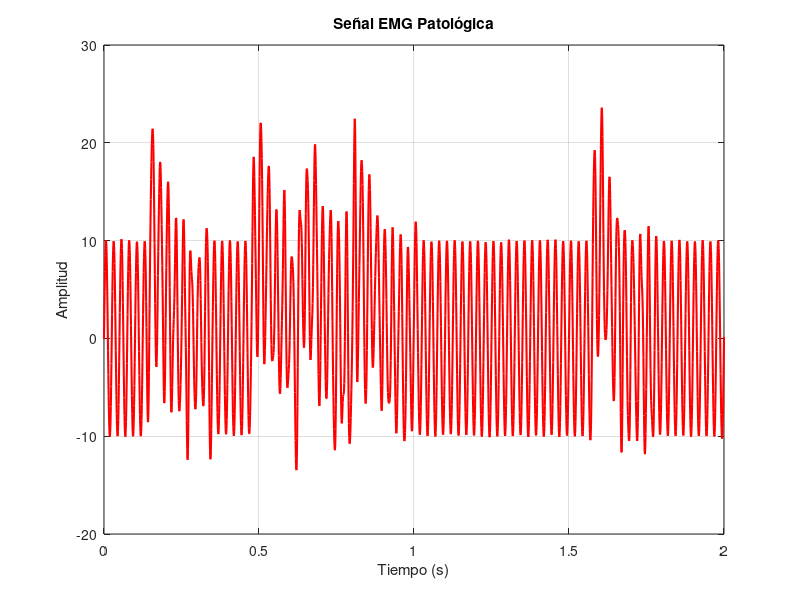

The MATLAB script that drew this image:
%%% Señal Sintética Patológica

clear all;
close all;
clc

fs = 1000; % Frecuencia de muestreo (Hz)
d = 2; % Duración en segundos
t = 0:1/fs:d; % Vector de tiempo

% Parámetros de la señal patológica
A = 10; % Mayor amplitud para representar actividad anormal
f_base = 40; % Frecuencia base aumentada para simular espasmos o fibrilaciones
ruido = 0.2; % Mayor ruido para reflejar actividad irregular

% Señal base con actividad rápida y más ruido
EMG = A * sin(2 * pi * f_base * t) + ruido * randn(1, length(t));

% Introducir picos aleatorios que simulan descargas musculares
ev = 5; % Número de eventos bruscos
sd = 0.05; % Eventos más cortos

for i = 1:ev
    inxI = randi([1, length(t) - 200]); % Inicio aleatorio sin salir del rango
    inxF = inxI + 200; % Duración de evento
    act = t(inxI:inxF);
    
    env = exp(-((act - act(1)).^2) / (2 * sd^2)); % Envolvente más aguda
    spikes = 5 * randn(1, length(act)); % Descargas más fuertes
    EMG(inxI:inxF) = EMG(inxI:inxF) + A * env + spikes;
end

% Filtrar señal, pero permitiendo más actividad de alta frecuencia
fc = 100; % Aumentamos frecuencia de corte para preservar detalles patológicos
[b, a] = butter(4, fc / (fs / 2), 'low'); 
EMG_filtrada = filtfilt(b, a, EMG);

% Visualización de la señal
figure, plot(t, EMG_filtrada, 'r', 'LineWidth', 1.5)
title('Señal EMG Patológica')
xlabel('Tiempo (s)')
ylabel('Amplitud')
grid on

